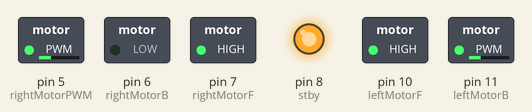
Recording of a sketch running on a simulated Arduino Uno, built for the host (arithmetic inside an expression is 32-bit, double 64-bit). On the bench: switched loads named in the sketch (green lamp = pin HIGH), output pins drawn as LEDs (lit = HIGH).

Above: at 0.1 s.
Timing chart, 0 to 1.6 s (numbered marks = the images above):
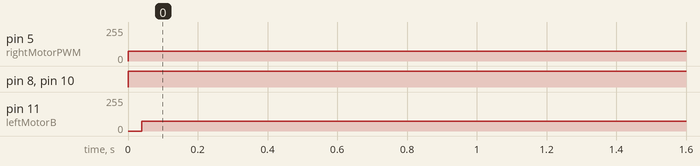

Measured:
- by itself, pin 5 (rightMotorPWM): 0/255 → 75/255 at 0.00 s
- by itself, pin 8 (stby), pin 10 (leftMotorF): LOW → HIGH at 0.00 s
- by itself, pin 11 (leftMotorB): 0/255 → 74/255 at 0.04 s

The sketch:

motor_test.ino
```cpp
/* Program to test motors */

#define rightMotorF 7
#define rightMotorB 6
#define rightMotorPWM 5
#define leftMotorF 10
#define leftMotorB 11
#define leftMotorPWM 11
#define stby 8

void setup()
{
  pinMode(rightMotorF, OUTPUT);
  pinMode(rightMotorB, OUTPUT);
  pinMode(rightMotorPWM, OUTPUT);
  pinMode(leftMotorF, OUTPUT);
  pinMode(leftMotorB, OUTPUT);
  pinMode(leftMotorPWM, OUTPUT);
  pinMode(stby,OUTPUT);
}
void loop() {
  digitalWrite(rightMotorF,HIGH);
  digitalWrite(rightMotorB,LOW);
  analogWrite(rightMotorPWM,75);
    digitalWrite(leftMotorF,HIGH);
  digitalWrite(leftMotorB, LOW);
  analogWrite(leftMotorPWM, 75);
  digitalWrite(stby,HIGH);

}
```
